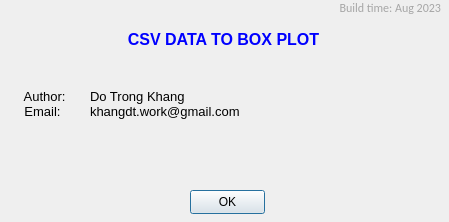
<?xml version="1.0" encoding="UTF-8"?>
<ui version="4.0">
 <class>frame</class>
 <widget class="QDialog" name="frame">
  <property name="geometry">
   <rect>
    <x>0</x>
    <y>0</y>
    <width>449</width>
    <height>222</height>
   </rect>
  </property>
  <property name="windowTitle">
   <string>About</string>
  </property>
  <widget class="QLabel" name="lblBuildTime">
   <property name="geometry">
    <rect>
     <x>120</x>
     <y>0</y>
     <width>321</width>
     <height>16</height>
    </rect>
   </property>
   <property name="font">
    <font>
     <family>Calibri</family>
    </font>
   </property>
   <property name="text">
    <string>&lt;html&gt;&lt;head/&gt;&lt;body&gt;&lt;p align=&quot;right&quot;&gt;&lt;span style=&quot; color:#a6a6a6;&quot;&gt;Build time: Aug 2023&lt;/span&gt;&lt;/p&gt;&lt;/body&gt;&lt;/html&gt;</string>
   </property>
  </widget>
  <widget class="QLabel" name="lblApplicationName">
   <property name="geometry">
    <rect>
     <x>8</x>
     <y>30</y>
     <width>431</width>
     <height>20</height>
    </rect>
   </property>
   <property name="text">
    <string>&lt;html&gt;&lt;head/&gt;&lt;body&gt;&lt;p align=&quot;center&quot;&gt;&lt;span style=&quot; font-size:12pt; font-weight:700; color:#0000ff;&quot;&gt;CSV DATA TO BOX PLOT&lt;/span&gt;&lt;/p&gt;&lt;/body&gt;&lt;/html&gt;</string>
   </property>
  </widget>
  <widget class="QLabel" name="lblMainMessage">
   <property name="geometry">
    <rect>
     <x>10</x>
     <y>80</y>
     <width>431</width>
     <height>91</height>
    </rect>
   </property>
   <property name="text">
    <string>&lt;!DOCTYPE HTML PUBLIC &quot;-//W3C//DTD HTML 4.0//EN&quot; &quot;http://www.w3.org/TR/REC-html40/strict.dtd&quot;&gt;
&lt;html&gt;&lt;head&gt;&lt;meta name=&quot;qrichtext&quot; content=&quot;1&quot; /&gt;&lt;meta charset=&quot;utf-8&quot; /&gt;&lt;style type=&quot;text/css&quot;&gt;
p, li { white-space: pre-wrap; }
hr { height: 1px; border-width: 0; }
li.unchecked::marker { content: &quot;\2610&quot;; }
li.checked::marker { content: &quot;\2612&quot;; }
&lt;/style&gt;&lt;/head&gt;&lt;body style=&quot; font-family:'Segoe UI'; font-size:9pt; font-weight:400; font-style:normal;&quot;&gt;
&lt;p align=&quot;justify&quot; style=&quot; margin-top:12px; margin-bottom:12px; margin-left:0px; margin-right:0px; -qt-block-indent:0; text-indent:0px;&quot;&gt;&lt;span style=&quot; font-size:10pt;&quot;&gt;    Author: 	Do Trong Khang&lt;br /&gt;    Email: 	&lt;/span&gt;&lt;span style=&quot; font-size:10pt;&quot;&gt;khangdt.work@gmail.com&lt;/span&gt;&lt;span style=&quot; font-size:10pt;&quot;&gt;&lt;br /&gt;	&lt;/span&gt;&lt;/p&gt;
&lt;p align=&quot;justify&quot; style=&quot;-qt-paragraph-type:empty; margin-top:0px; margin-bottom:0px; margin-left:0px; margin-right:0px; -qt-block-indent:0; text-indent:0px; font-size:10pt;&quot;&gt;&lt;br /&gt;&lt;/p&gt;&lt;/body&gt;&lt;/html&gt;</string>
   </property>
  </widget>
  <widget class="QPushButton" name="btnClose">
   <property name="geometry">
    <rect>
     <x>190</x>
     <y>190</y>
     <width>75</width>
     <height>24</height>
    </rect>
   </property>
   <property name="text">
    <string>OK</string>
   </property>
  </widget>
 </widget>
 <resources/>
 <connections>
  <connection>
   <sender>btnClose</sender>
   <signal>clicked()</signal>
   <receiver>frame</receiver>
   <slot>close()</slot>
   <hints>
    <hint type="sourcelabel">
     <x>227</x>
     <y>201</y>
    </hint>
    <hint type="destinationlabel">
     <x>224</x>
     <y>110</y>
    </hint>
   </hints>
  </connection>
 </connections>
</ui>
